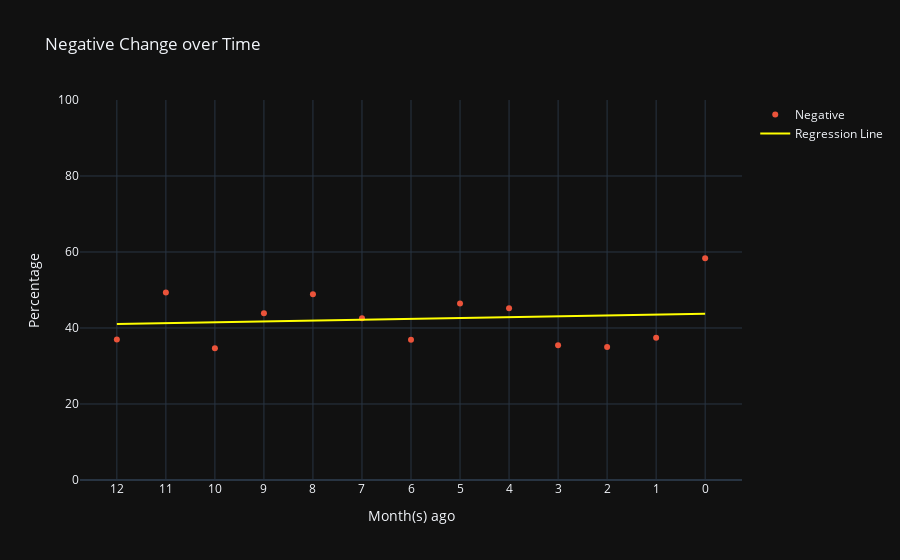

The cell this chart's notebook holds for it:
### Markdown cell above
## Subgraph

### Code cell
y_values = df_groupby_date_label['NEGATIVE']/df_groupby_date_label['TOTAL']*100

x_numeric = np.arange(len(df_groupby_date_label.index)).reshape(-1, 1)

model = LinearRegression()
model.fit(x_numeric, y_values)
line = model.predict(x_numeric)

hover_text = ['Y: {:.2f}%<br>Percent Change with previous month: {:.2f}%<br>Absolute Change with previous month: {:.2f}%'.format(y_values[i], (y_values[i]-y_values[i-1])/y_values[i-1]*100, y_values[i]-y_values[i-1]) if y_values[i]-y_values[i-1] <= 0 else 'Y: {:.2f}%<br>Percent Change with previous month: +{:.2f}%<br>Absolute Change with previous month: +{:.2f}%'.format(y_values[i], (y_values[i]-y_values[i-1])/y_values[i-1]*100, y_values[i]-y_values[i-1]) for i in range(1, len(y_values))]
hover_text.insert(0, 'Y: '+"{:.2f}".format(y_values[0])+'%<br>Percent Change with previous month: 0%<br>Absolute Change with previous month: 0%')

fig3 = go.Figure()
fig3.add_trace(go.Scatter(x=df_groupby_date_label.index,
                         y=y_values,
                         mode='markers',
                         marker=dict(color='#eb533a'),
                         name='Negative',
                         text=hover_text,
                         hovertemplate='%{text}<extra></extra>'))

fig3.add_trace(go.Scatter(x=df_groupby_date_label.index,
                         y=line,
                         mode='lines',
                         line=dict(color='yellow'),
                         name='Regression Line',
                         text=['Percentage Change over the whole period: {:.2f}%'.format(line[-1]-line[0]) if (line[-1]-line[0]) <= 0 else 'Percentage Change over the whole period: +{:.2f}%'.format(line[-1]-line[0]) for i in range(len(y_values))],
                         hovertemplate='%{text}<extra></extra>'))

fig3.update_layout(title='Negative Change over Time', xaxis_title='Month(s) ago', yaxis_title='Percentage', yaxis_range=[0,100])
fig3.show()

### Figure 1 — Plotly figure (JSON) as saved in the notebook; plotly's stock layout.template omitted (floating-point values rounded to 4 significant figures)
{"data": [{"hovertemplate": "%{text}<extra></extra>", "marker": {"color": "#eb533a"}, "mode": "markers", "name": "Negative", "text": ["Y: 36.97%<br>Percent Change with previous month: 0%<br>Absolute Change with previous month: 0%", "Y: 49.37%<br>Percent Change with previous month: +33.55%<br>Absolute Change with previous month: +12.40%", "Y: 34.69%<br>Percent Change with previous month: -29.72%<br>Absolute Change with previous month: -14.67%", "Y: 43.88%<br>Percent Change with previous month: +26.47%<br>Absolute Change with previous month: +9.18%", "Y: 48.89%<br>Percent Change with previous month: +11.42%<br>Absolute Change with previous month: +5.01%", "Y: 42.59%<br>Percent Change with previous month: -12.88%<br>Absolute Change with previous month: -6.30%", "Y: 36.89%<br>Percent Change with previous month: -13.38%<br>Absolute Change with previous month: -5.70%", "Y: 46.43%<br>Percent Change with previous month: +25.85%<br>Absolute Change with previous month: +9.54%", "Y: 45.22%<br>Percent Change with previous month: -2.61%<br>Absolute Change with previous month: -1.21%", "Y: 35.45%<br>Percent Change with previous month: -21.59%<br>Absolute Change with previous month: -9.76%", "Y: 35.00%<br>Percent Change with previous month: -1.28%<br>Absolute Change with previous month: -0.45%", "Y: 37.41%<br>Percent Change with previous month: +6.89%<br>Absolute Change with previous month: +2.41%", "Y: 58.33%<br>Percent Change with previous month: +55.93%<br>Absolute Change with previous month: +20.92%"], "type": "scatter", "x": ["12", "11", "10", "9", "8", "7", "6", "5", "4", "3", "2", "1", "0"], "y": [36.97, 49.37, 34.69, 43.88, 48.89, 42.59, 36.89, 46.43, 45.22, 35.45, 35, 37.41, 58.33]}, {"hovertemplate": "%{text}<extra></extra>", "line": {"color": "yellow"}, "mode": "lines", "name": "Regression Line", "text": ["Percentage Change over the whole period: +2.69%", "Percentage Change over the whole period: +2.69%", "Percentage Change over the whole period: +2.69%", "Percentage Change over the whole period: +2.69%", "Percentage Change over the whole period: +2.69%", "Percentage Change over the whole period: +2.69%", "Percentage Change over the whole period: +2.69%", "Percentage Change over the whole period: +2.69%", "Percentage Change over the whole period: +2.69%", "Percentage Change over the whole period: +2.69%", "Percentage Change over the whole period: +2.69%", "Percentage Change over the whole period: +2.69%", "Percentage Change over the whole period: +2.69%"], "type": "scatter", "x": ["12", "11", "10", "9", "8", "7", "6", "5", "4", "3", "2", "1", "0"], "y": [41.05, 41.27, 41.5, 41.72, 41.95, 42.17, 42.39, 42.62, 42.84, 43.07, 43.29, 43.52, 43.74]}], "layout": {"title": {"text": "Negative Change over Time"}, "xaxis": {"title": {"text": "Month(s) ago"}}, "yaxis": {"range": [0, 100], "title": {"text": "Percentage"}}}}
